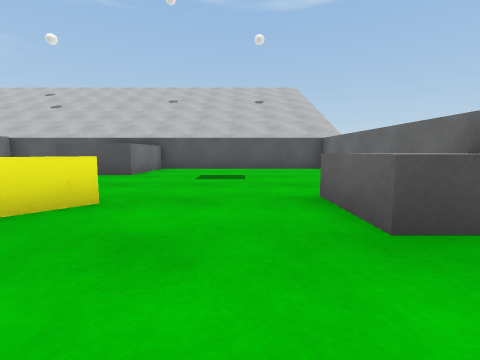
view 1 (above)

19 first-person views from a walk through a scene from a Unity 3-D project. The camera is 0.52 m above the floor, tilts 6° down and sees 85° across. The floor is counted in squares, 1 m on a side. Each view is taken from the middle of a square. On the plan, view 1 faces up. The plan holds only what a view shows up to about 9 squares ahead; the rest is blank. The place goes on beyond the plan. The player is left out. Surface patterns are stand-ins for the level's own textures.

view 2
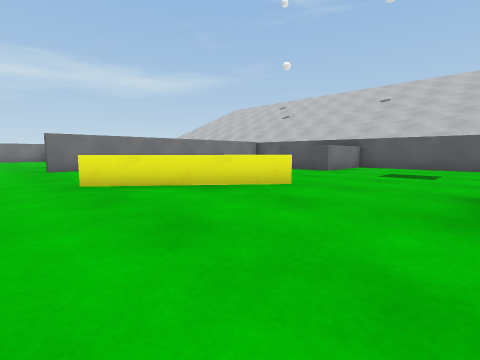

view 3
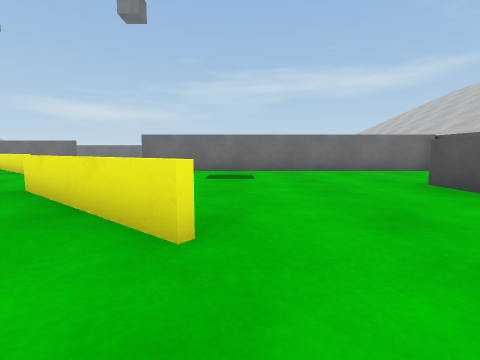

view 4
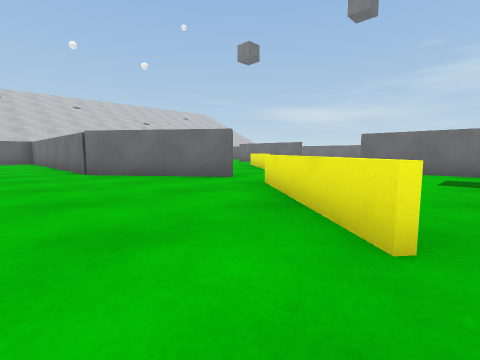

view 5
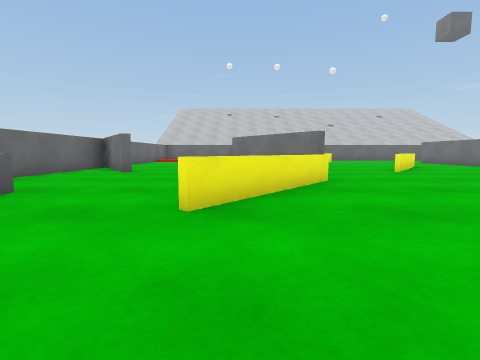

view 6
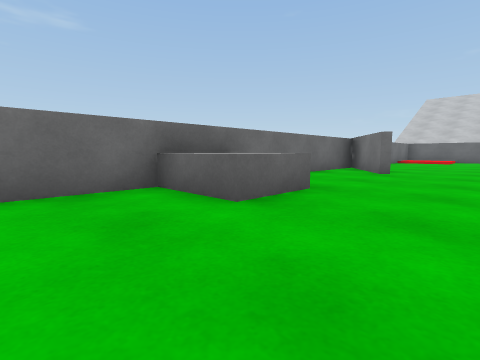

view 7
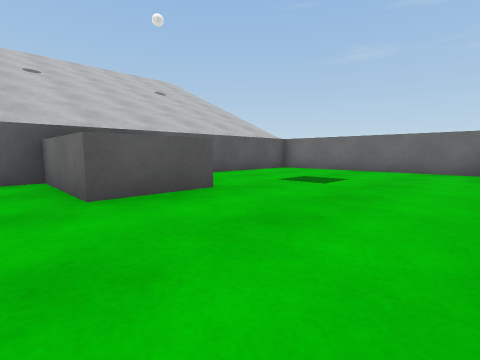

view 8
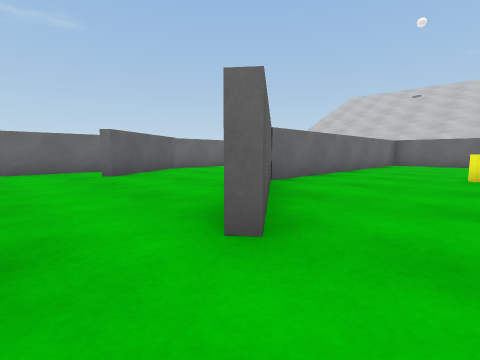

view 9
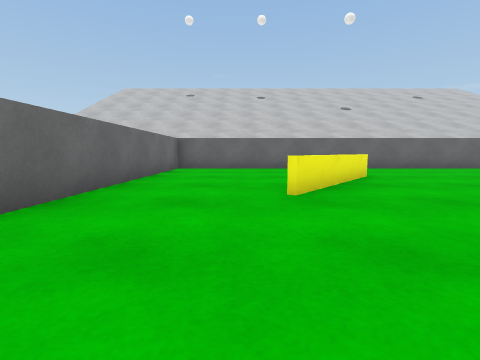

view 10
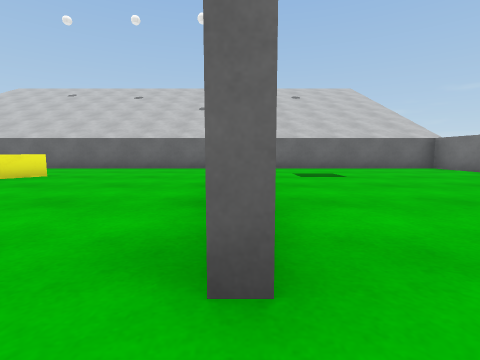

view 11
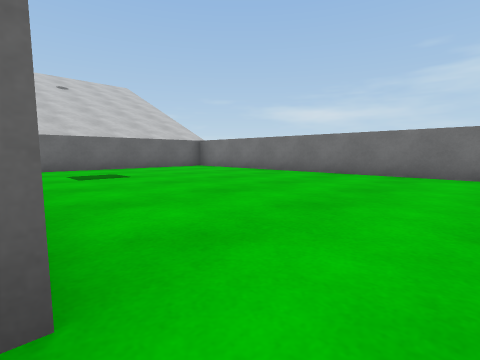

view 12
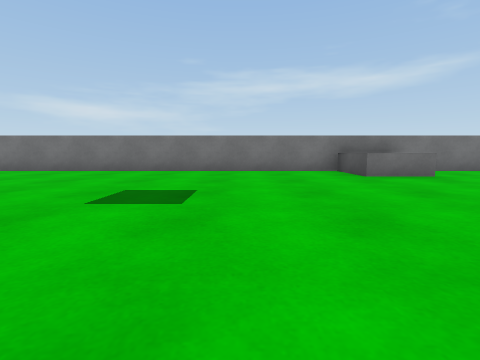

view 13
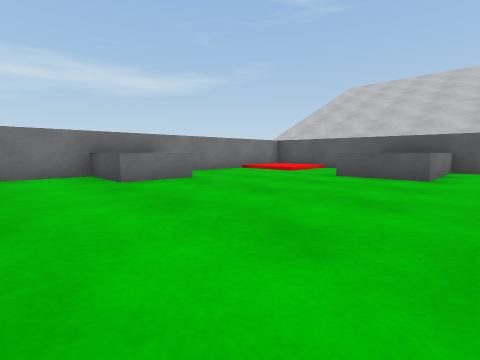

view 14
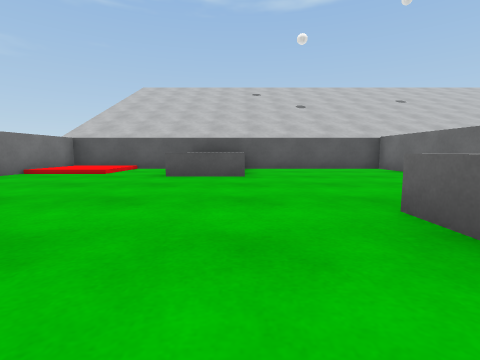

view 15
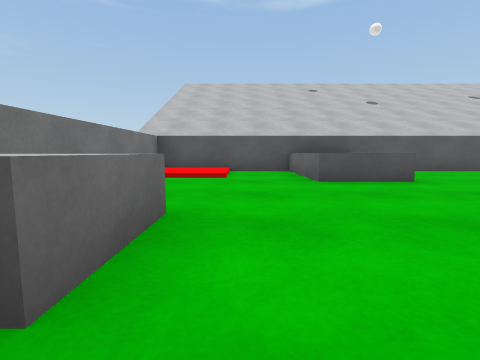

view 16
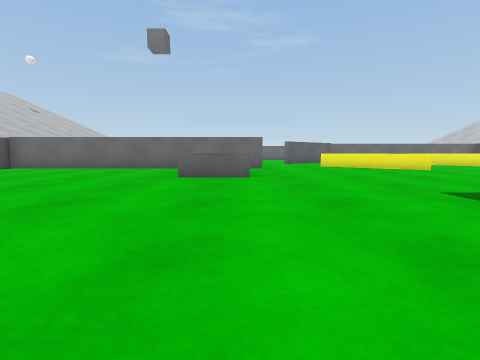

view 17
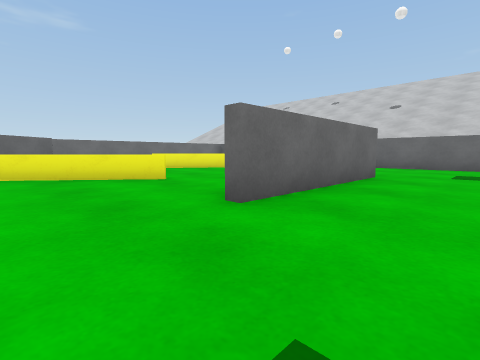

view 18
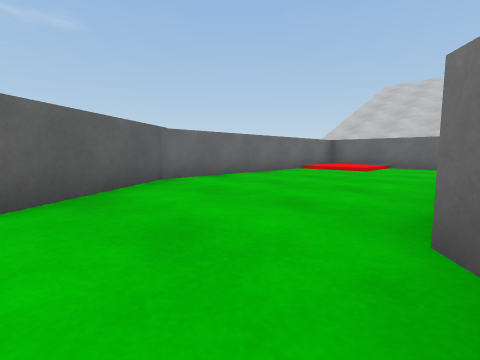

view 19
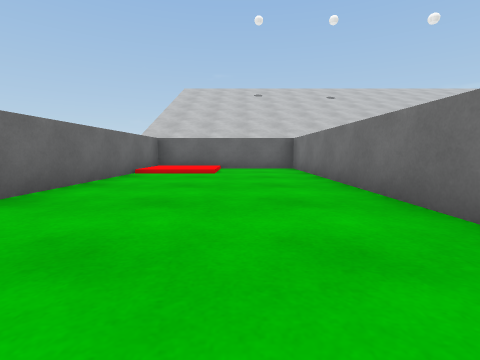

### Floor plan
Key: @ floor where view 1 was taken; # wall or solid block; x gap in a wall; . main floor; : floor 0.1 m higher than the main floor; = window, fence, low wall or low ledge; ^ raised ledge; B grey block.
Columns run from 18 left of view 1 to 3 right of it. Each row starts with its distance up from view 1.
  9 ######################
  8 #::..^^...#...BB.....#
  7 #::..^^...#...BB.....#
  6 #....^^...#...BB.....#
  5 #.........#..........#
  4 #.........#..........#
  3  ^^.......#........^^#
  2  ^^.....^ #....==..^^#
  1 #.......^^#....=.....#
  0 #.............==..@..#
 -1 #.............x......#
 -2 #..........==.##...#.#
 -3 #.........==...##..###
 -4 #......#..=.....#...##
 -5 #......#........#....#
 -6 #......#.....=..#....#
 -7 #......#....==..#....#
 -8 #..........==...#....#
 -9 #..........=....#....#
-10 #...............#..::#
-11 #...............#..::#
-12 ######################

Where each view was taken, in squares from view 1:
view 1: 0 up, 0 right, facing up
view 2: 1 down, 1 right, facing up-left
view 3: 3 up, 0 right, facing left
view 4: 3 up, 0 right, facing down-left
view 5: 5 up, 2 left, facing down
view 6: 5 up, 1 left, facing down-right
view 7: 3 up, 5 left, facing up-right
view 8: 0 up, 5 left, facing down-right
view 9: 3 down, 4 left, facing down
view 10: 3 down, 11 left, facing down
view 11: 3 down, 11 left, facing down-left
view 12: 1 down, 10 left, facing left
view 13: 0 up, 11 left, facing up-left
view 14: 0 up, 12 left, facing up
view 15: 1 up, 15 left, facing up
view 16: 1 up, 16 left, facing right
view 17: 2 down, 13 left, facing down-right
view 18: 2 down, 2 left, facing down-right
view 19: 3 down, 0 right, facing down
